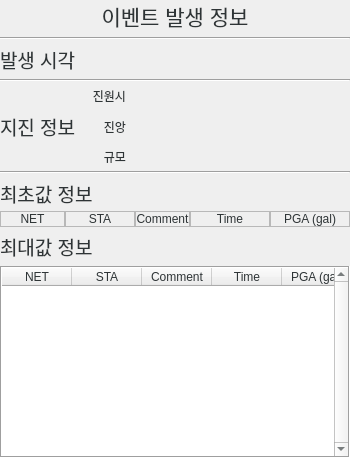
          <widget class="QFrame" name="eventFR">
           <property name="styleSheet">
            <string notr="true">color: rgb(46, 52, 54);</string>
           </property>
           <property name="frameShape">
            <enum>QFrame::NoFrame</enum>
           </property>
           <property name="frameShadow">
            <enum>QFrame::Raised</enum>
           </property>
           <property name="lineWidth">
            <number>0</number>
           </property>
           <layout class="QVBoxLayout" name="verticalLayout_4">
            <property name="spacing">
             <number>5</number>
            </property>
            <property name="leftMargin">
             <number>0</number>
            </property>
            <property name="topMargin">
             <number>0</number>
            </property>
            <property name="rightMargin">
             <number>0</number>
            </property>
            <property name="bottomMargin">
             <number>0</number>
            </property>
            <item>
             <widget class="QLabel" name="eventTitleLB">
              <property name="enabled">
               <bool>false</bool>
              </property>
              <property name="font">
               <font>
                <family>Cantarell</family>
                <pointsize>16</pointsize>
                <weight>50</weight>
                <bold>false</bold>
                <strikeout>false</strikeout>
               </font>
              </property>
              <property name="styleSheet">
               <string notr="true"/>
              </property>
              <property name="lineWidth">
               <number>0</number>
              </property>
              <property name="text">
               <string>이벤트 발생 정보</string>
              </property>
              <property name="alignment">
               <set>Qt::AlignCenter</set>
              </property>
             </widget>
            </item>
            <item>
             <widget class="Line" name="line_4">
              <property name="orientation">
               <enum>Qt::Horizontal</enum>
              </property>
             </widget>
            </item>
            <item>
             <layout class="QHBoxLayout" name="horizontalLayout_7">
              <item>
               <widget class="QLabel" name="label_60">
                <property name="enabled">
                 <bool>false</bool>
                </property>
                <property name="sizePolicy">
                 <sizepolicy hsizetype="Preferred" vsizetype="Preferred">
                  <horstretch>0</horstretch>
                  <verstretch>0</verstretch>
                 </sizepolicy>
                </property>
                <property name="maximumSize">
                 <size>
                  <width>100</width>
                  <height>16777215</height>
                 </size>
                </property>
                <property name="font">
                 <font>
                  <family>Cantarell</family>
                  <pointsize>14</pointsize>
                  <weight>50</weight>
                  <bold>false</bold>
                  <strikeout>false</strikeout>
                 </font>
                </property>
                <property name="styleSheet">
                 <string notr="true"/>
                </property>
                <property name="text">
                 <string>발생 시각</string>
                </property>
                <property name="alignment">
                 <set>Qt::AlignLeading|Qt::AlignLeft|Qt::AlignVCenter</set>
                </property>
               </widget>
              </item>
              <item>
               <widget class="QLabel" name="eventTimeLB">
                <property name="minimumSize">
                 <size>
                  <width>230</width>
                  <height>0</height>
                 </size>
                </property>
                <property name="maximumSize">
                 <size>
                  <width>16777215</width>
                  <height>16777215</height>
                 </size>
                </property>
                <property name="font">
                 <font>
                  <pointsize>14</pointsize>
                  <weight>75</weight>
                  <bold>true</bold>
                 </font>
                </property>
                <property name="styleSheet">
                 <string notr="true"/>
                </property>
                <property name="text">
                 <string/>
                </property>
                <property name="alignment">
                 <set>Qt::AlignCenter</set>
                </property>
               </widget>
              </item>
             </layout>
            </item>
            <item>
             <widget class="Line" name="line_2">
              <property name="orientation">
               <enum>Qt::Horizontal</enum>
              </property>
             </widget>
            </item>
            <item>
             <layout class="QGridLayout" name="gridLayout_3">
              <item row="3" column="2">
               <widget class="QLabel" name="eqMagLB">
                <property name="text">
                 <string/>
                </property>
                <property name="alignment">
                 <set>Qt::AlignCenter</set>
                </property>
               </widget>
              </item>
              <item row="3" column="1">
               <widget class="QLabel" name="label_71">
                <property name="sizePolicy">
                 <sizepolicy hsizetype="Fixed" vsizetype="Preferred">
                  <horstretch>0</horstretch>
                  <verstretch>0</verstretch>
                 </sizepolicy>
                </property>
                <property name="minimumSize">
                 <size>
                  <width>45</width>
                  <height>0</height>
                 </size>
                </property>
                <property name="text">
                 <string>규모</string>
                </property>
                <property name="alignment">
                 <set>Qt::AlignRight|Qt::AlignTrailing|Qt::AlignVCenter</set>
                </property>
               </widget>
              </item>
              <item row="0" column="1">
               <widget class="QLabel" name="label_68">
                <property name="sizePolicy">
                 <sizepolicy hsizetype="Fixed" vsizetype="Preferred">
                  <horstretch>0</horstretch>
                  <verstretch>0</verstretch>
                 </sizepolicy>
                </property>
                <property name="minimumSize">
                 <size>
                  <width>45</width>
                  <height>0</height>
                 </size>
                </property>
                <property name="text">
                 <string>진원시</string>
                </property>
                <property name="alignment">
                 <set>Qt::AlignRight|Qt::AlignTrailing|Qt::AlignVCenter</set>
                </property>
               </widget>
              </item>
              <item row="0" column="0" rowspan="4">
               <widget class="QLabel" name="label_72">
                <property name="enabled">
                 <bool>false</bool>
                </property>
                <property name="sizePolicy">
                 <sizepolicy hsizetype="Fixed" vsizetype="Preferred">
                  <horstretch>0</horstretch>
                  <verstretch>0</verstretch>
                 </sizepolicy>
                </property>
                <property name="font">
                 <font>
                  <family>Cantarell</family>
                  <pointsize>14</pointsize>
                  <weight>50</weight>
                  <bold>false</bold>
                  <strikeout>false</strikeout>
                 </font>
                </property>
                <property name="styleSheet">
                 <string notr="true"/>
                </property>
                <property name="text">
                 <string>지진 정보</string>
                </property>
                <property name="alignment">
                 <set>Qt::AlignLeading|Qt::AlignLeft|Qt::AlignVCenter</set>
                </property>
               </widget>
              </item>
              <item row="1" column="2">
               <widget class="QLabel" name="eqLocLB">
                <property name="text">
                 <string/>
                </property>
                <property name="alignment">
                 <set>Qt::AlignCenter</set>
                </property>
               </widget>
              </item>
              <item row="0" column="2">
               <widget class="QLabel" name="eqTimeLB">
                <property name="text">
                 <string/>
                </property>
                <property name="alignment">
                 <set>Qt::AlignCenter</set>
                </property>
               </widget>
              </item>
              <item row="2" column="2">
               <widget class="QLabel" name="eqLoc2LB">
                <property name="text">
                 <string/>
                </property>
                <property name="alignment">
                 <set>Qt::AlignCenter</set>
                </property>
               </widget>
              </item>
              <item row="1" column="1" rowspan="2">
               <widget class="QLabel" name="label_70">
                <property name="sizePolicy">
                 <sizepolicy hsizetype="Fixed" vsizetype="Preferred">
                  <horstretch>0</horstretch>
                  <verstretch>0</verstretch>
                 </sizepolicy>
                </property>
                <property name="minimumSize">
                 <size>
                  <width>45</width>
                  <height>0</height>
                 </size>
                </property>
                <property name="text">
                 <string>진앙</string>
                </property>
                <property name="alignment">
                 <set>Qt::AlignRight|Qt::AlignTrailing|Qt::AlignVCenter</set>
                </property>
               </widget>
              </item>
             </layout>
            </item>
            <item>
             <widget class="Line" name="line_5">
              <property name="orientation">
               <enum>Qt::Horizontal</enum>
              </property>
             </widget>
            </item>
            <item>
             <widget class="QFrame" name="eventInitFR">
              <property name="minimumSize">
               <size>
                <width>0</width>
                <height>0</height>
               </size>
              </property>
              <property name="frameShape">
               <enum>QFrame::NoFrame</enum>
              </property>
              <property name="frameShadow">
               <enum>QFrame::Raised</enum>
              </property>
              <property name="lineWidth">
               <number>0</number>
              </property>
              <layout class="QVBoxLayout" name="verticalLayout_5">
               <property name="spacing">
                <number>3</number>
               </property>
               <property name="leftMargin">
                <number>0</number>
               </property>
               <property name="topMargin">
                <number>0</number>
               </property>
               <property name="rightMargin">
                <number>0</number>
               </property>
               <property name="bottomMargin">
                <number>0</number>
               </property>
               <item>
                <widget class="QLabel" name="label_66">
                 <property name="enabled">
                  <bool>false</bool>
                 </property>
                 <property name="font">
                  <font>
                   <family>Cantarell</family>
                   <pointsize>14</pointsize>
                   <weight>50</weight>
                   <bold>false</bold>
                   <strikeout>false</strikeout>
                  </font>
                 </property>
                 <property name="styleSheet">
                  <string notr="true"/>
                 </property>
                 <property name="text">
                  <string>최초값 정보</string>
                 </property>
                </widget>
               </item>
               <item>
                <layout class="QGridLayout" name="eventInitLO">
                 <property name="spacing">
                  <number>0</number>
                 </property>
                 <item row="0" column="2">
                  <widget class="QLabel" name="label_75">
                   <property name="font">
                    <font>
                     <weight>50</weight>
                     <bold>false</bold>
                    </font>
                   </property>
                   <property name="styleSheet">
                    <string notr="true"/>
                   </property>
                   <property name="frameShape">
                    <enum>QFrame::StyledPanel</enum>
                   </property>
                   <property name="text">
                    <string>Comment</string>
                   </property>
                   <property name="alignment">
                    <set>Qt::AlignCenter</set>
                   </property>
                  </widget>
                 </item>
                 <item row="0" column="3">
                  <widget class="QLabel" name="label_76">
                   <property name="minimumSize">
                    <size>
                     <width>80</width>
                     <height>0</height>
                    </size>
                   </property>
                   <property name="maximumSize">
                    <size>
                     <width>80</width>
                     <height>16777215</height>
                    </size>
                   </property>
                   <property name="font">
                    <font>
                     <weight>50</weight>
                     <bold>false</bold>
                    </font>
                   </property>
                   <property name="styleSheet">
                    <string notr="true"/>
                   </property>
                   <property name="frameShape">
                    <enum>QFrame::StyledPanel</enum>
                   </property>
                   <property name="text">
                    <string>Time</string>
                   </property>
                   <property name="alignment">
                    <set>Qt::AlignCenter</set>
                   </property>
                  </widget>
                 </item>
                 <item row="0" column="1">
                  <widget class="QLabel" name="label_74">
                   <property name="minimumSize">
                    <size>
                     <width>70</width>
                     <height>0</height>
                    </size>
                   </property>
                   <property name="maximumSize">
                    <size>
                     <width>70</width>
                     <height>16777215</height>
                    </size>
                   </property>
                   <property name="font">
                    <font>
                     <weight>50</weight>
                     <bold>false</bold>
                    </font>
                   </property>
                   <property name="styleSheet">
                    <string notr="true"/>
                   </property>
                   <property name="frameShape">
                    <enum>QFrame::StyledPanel</enum>
                   </property>
                   <property name="text">
                    <string>STA</string>
                   </property>
                   <property name="alignment">
                    <set>Qt::AlignCenter</set>
                   </property>
                  </widget>
                 </item>
                 <item row="0" column="4">
                  <widget class="QLabel" name="label_77">
                   <property name="minimumSize">
                    <size>
                     <width>80</width>
                     <height>0</height>
                    </size>
                   </property>
                   <property name="maximumSize">
                    <size>
                     <width>80</width>
                     <height>16777215</height>
                    </size>
                   </property>
                   <property name="font">
                    <font>
                     <weight>50</weight>
                     <bold>false</bold>
                    </font>
                   </property>
                   <property name="styleSheet">
                    <string notr="true"/>
                   </property>
                   <property name="frameShape">
                    <enum>QFrame::StyledPanel</enum>
                   </property>
                   <property name="text">
                    <string>PGA (gal)</string>
                   </property>
                   <property name="alignment">
                    <set>Qt::AlignCenter</set>
                   </property>
                  </widget>
                 </item>
                 <item row="0" column="0">
                  <widget class="QLabel" name="label_69">
                   <property name="minimumSize">
                    <size>
                     <width>65</width>
                     <height>0</height>
                    </size>
                   </property>
                   <property name="maximumSize">
                    <size>
                     <width>65</width>
                     <height>16777215</height>
                    </size>
                   </property>
                   <property name="font">
                    <font>
                     <weight>50</weight>
                     <bold>false</bold>
                    </font>
                   </property>
                   <property name="styleSheet">
                    <string notr="true"/>
                   </property>
                   <property name="frameShape">
                    <enum>QFrame::StyledPanel</enum>
                   </property>
                   <property name="text">
                    <string>NET</string>
                   </property>
                   <property name="alignment">
                    <set>Qt::AlignCenter</set>
                   </property>
                  </widget>
                 </item>
                </layout>
               </item>
              </layout>
             </widget>
            </item>
            <item>
             <widget class="QLabel" name="label_67">
              <property name="enabled">
               <bool>false</bool>
              </property>
              <property name="font">
               <font>
                <family>Cantarell</family>
                <pointsize>14</pointsize>
                <weight>50</weight>
                <bold>false</bold>
                <strikeout>false</strikeout>
               </font>
              </property>
              <property name="styleSheet">
               <string notr="true"/>
              </property>
              <property name="text">
               <string>최대값 정보</string>
              </property>
             </widget>
            </item>
            <item>
             <widget class="QTableWidget" name="eventMaxPGATW">
              <property name="font">
               <font>
                <pointsize>9</pointsize>
               </font>
              </property>
              <property name="frameShape">
               <enum>QFrame::Box</enum>
              </property>
              <property name="verticalScrollBarPolicy">
               <enum>Qt::ScrollBarAlwaysOn</enum>
              </property>
              <property name="horizontalScrollBarPolicy">
               <enum>Qt::ScrollBarAlwaysOff</enum>
              </property>
              <property name="editTriggers">
               <set>QAbstractItemView::NoEditTriggers</set>
              </property>
              <property name="alternatingRowColors">
               <bool>true</bool>
              </property>
              <attribute name="horizontalHeaderDefaultSectionSize">
               <number>70</number>
              </attribute>
              <attribute name="horizontalHeaderStretchLastSection">
               <bool>true</bool>
              </attribute>
              <attribute name="verticalHeaderVisible">
               <bool>false</bool>
              </attribute>
              <attribute name="verticalHeaderMinimumSectionSize">
               <number>25</number>
              </attribute>
              <attribute name="verticalHeaderDefaultSectionSize">
               <number>25</number>
              </attribute>
              <attribute name="verticalHeaderStretchLastSection">
               <bool>true</bool>
              </attribute>
              <column>
               <property name="text">
                <string>NET</string>
               </property>
              </column>
              <column>
               <property name="text">
                <string>STA</string>
               </property>
              </column>
              <column>
               <property name="text">
                <string>Comment</string>
               </property>
              </column>
              <column>
               <property name="text">
                <string>Time</string>
               </property>
              </column>
              <column>
               <property name="text">
                <string>PGA (gal)</string>
               </property>
              </column>
             </widget>
            </item>
           </layout>
          </widget>
